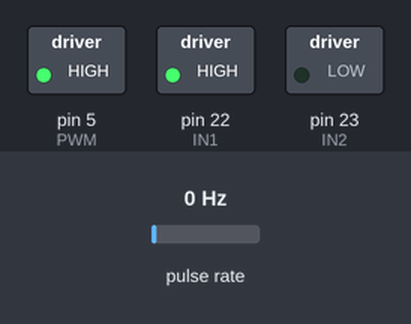
Bench run of a sketch on a simulated Arduino Mega 2560, built with avr-gcc and run on an emulated ATmega2560. Parts: switched loads named in the sketch (green lamp = pin HIGH). Wiring (inferred from the names in the program): pulse sensor: data pin 20. Inputs (shaded band) come from the test bench; at power-on: pulse rate 0 Hz. What the sketch prints to the serial monitor is not drawn.

Above: at 0.1 s.
Timing chart, 0 to 1.6 s (numbered marks = the images above):
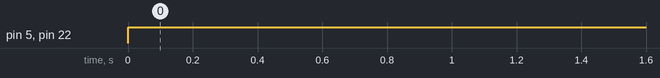

Measured:
- by itself, pin 5 (PWM), pin 22 (IN1): LOW → HIGH at 0.00 s

The sketch:

CPR_Actual.ino
```cpp
// Testing Motors Encoders For The CPR

unsigned long currentMillis;
unsigned long previousMillis;

#define encoder1 20  // Encoder Output Pin 1
#define encoder2 21  // Encoder Output Pin 2
#define PWM 5  // Motor Driver PWM Pin
#define IN1 22  // Motor Driver Direction Pin 1
#define IN2 23  // Motor Driver Direction Pin 2
int Stop = 0;  // Variable For Stop Condition
int pwmReq = 255;  // Motor Used Speed (PWM)


volatile long encoderPos = 0;  // Variable For Encoder Readings

void setup() {

  // Pins Modes Determination
  pinMode(encoder1,INPUT_PULLUP);
  pinMode(encoder2,INPUT_PULLUP);
  pinMode(PWM,OUTPUT);
  pinMode(IN1,OUTPUT);
  pinMode(IN2,OUTPUT);

  // Attaching Interupts For Encoder Input Pins
  attachInterrupt(digitalPinToInterrupt(encoder1), doEncoder1, CHANGE);
  attachInterrupt(digitalPinToInterrupt(encoder1), doEncoder2, CHANGE);

  // Starting The Serial For Testing
  Serial.begin(9600);

}

void loop(){

  // Starting A Loop For Serial Monitoring And Motor Starting & Stopping
  currentMillis = millis();
  if (currentMillis - previousMillis >= 10 ){
    previousMillis = currentMillis;
    Serial.println(abs(encoderPos));
  }
  if (abs(encoderPos) >= 3580){
  //  Actual Number Of Encoder Counts Per  5 Revolutions "After Testing"
    Stop = 1;  // Stopping The Motor On Reaching 10 Revolutions
    // Calling setMotor Function To Set Motor
    setMotor(1, pwmReq, PWM, IN1, IN2, Stop);
  }else{
    setMotor(1, pwmReq, PWM, IN1, IN2, Stop);
  }
}

// Encoder Incremental Function For First Input Pin
void doEncoder1(){
  if(digitalRead(encoder2) == LOW){
    if(digitalRead(encoder1) == HIGH){
      encoderPos ++ ;
    }
    else{
      encoderPos -- ;
    }
  }
  else{
    if(digitalRead(encoder1) == HIGH){
      encoderPos -- ;
    }
    else{
      encoderPos ++ ;
    }
  }
}

// Encoder Incremental Function For First Input Pin
void doEncoder2(){
  if(digitalRead(encoder1) == LOW){
    if(digitalRead(encoder2) == HIGH){
      encoderPos -- ;
    }
    else{
      encoderPos ++ ;
    }
  }
  else{
    if(digitalRead(encoder2) == HIGH){
      encoderPos ++ ;
    }
    else{
      encoderPos -- ;
    }
  }
}

// Motor Speed & Direction Setting Function
void setMotor(int dir, int pwmVal, int pwm, int in1, int in2, int St){
  if(pwmVal > 255){
    pwmVal == 255 ;
  }
  analogWrite(pwm,pwmVal);
  if((dir == 1) && (St == 0)){
      digitalWrite(in1,HIGH);
      digitalWrite(in2,LOW);
  }else if((dir == -1) && (St == 0)){
      digitalWrite(in1,LOW);
      digitalWrite(in2,HIGH);
  }else{
      analogWrite(pwm,0);
      digitalWrite(in1,LOW);
      digitalWrite(in2,LOW);
  }

}
```
